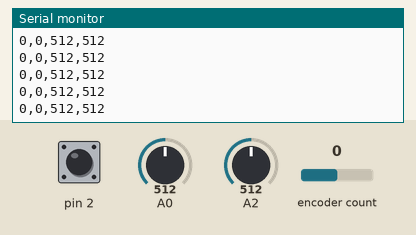
Simulated run of this sketch. Board: Arduino Uno, built with avr-gcc and run on an emulated ATmega328P. On the bench: the last lines printed to the serial monitor. Inputs (shaded band) come from the test bench; at power-on: A0 = 512, pin 2 HIGH, A2 = 512, encoder count 0.

Above: at 14.8 s.
14.9 s: A0 set to 993
At 15.5 s:
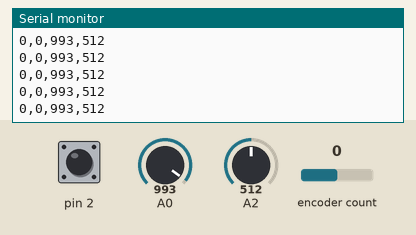
16.4 s: A0 set to 1014
At 17.3 s:
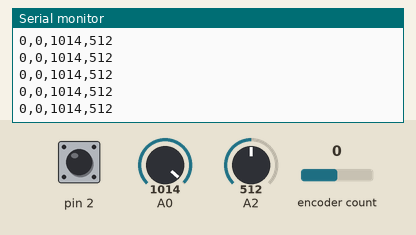
Timing chart, 0 to 19.4 s (numbered marks = the images above; inputs shaded):
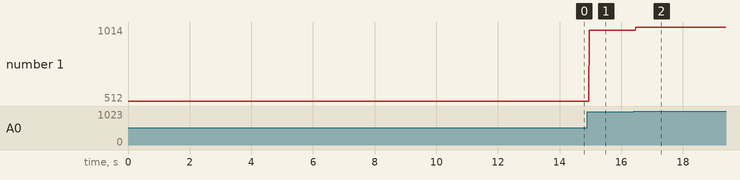

The sketch:

Arduino_code.ino
```cpp
#include <Encoder.h>

#include <ButtonDebounce.h>

String p1=",";
Encoder myEnc(5, 6);
//ButtonDebounce button(4, 250);


int b1 =0;
int acc=0;
int brk = 0;
void setup() {
  Serial.begin(9600);
  pinMode(2,INPUT_PULLUP);
  pinMode(A0,INPUT);
  pinMode(A2,INPUT);
}


long oldPosition  = -999;

void loop() {
  long newPosition = myEnc.read();
  if (newPosition != oldPosition) {
    oldPosition = newPosition;

  }
    //button.update();
    //b1 = int(button.state());

    b1=!digitalRead(2);
    brk=analogRead(A0);
    acc=analogRead(A2);

    //Serial.print(newPosition);
    //Serial.print(",");
    Serial.println(newPosition+p1+b1+p1+brk+p1+acc);
}
```

Measured:
- after the input at 14.9 s, the serial monitor: prints a new line after 0.07 s (image 1)
- after the input at 16.4 s, the serial monitor: prints a new line after 0.07 s (image 2)
- plotted number 1: 512 → 993 after the input at 14.9 s, 993 → 1014 after the input at 16.4 s
